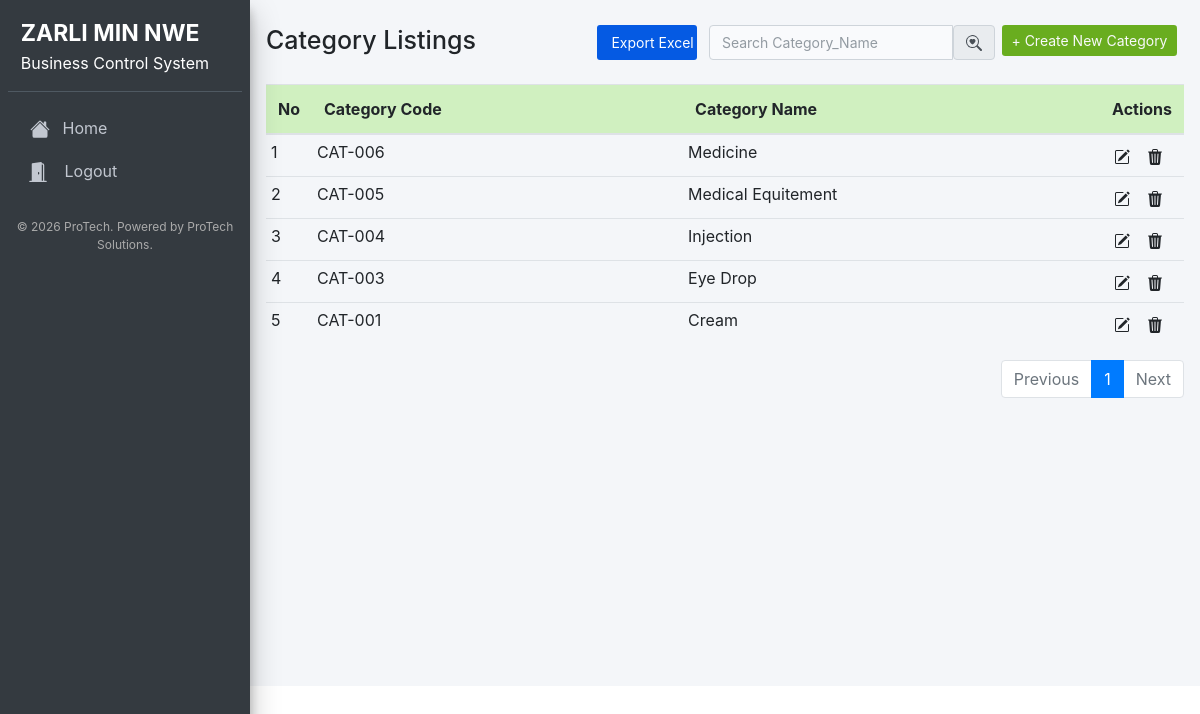
Screenshot of /category.php (signed in) with the database file from the repository.
### tables this page shows
CREATE TABLE `categories` (
  `id` int(11) NOT NULL,
  `categories_code` varchar(255) NOT NULL,
  `categories_name` varchar(255) NOT NULL
);

### category.php (the view, shortened to what this page needs)
<?php
require '../Config/config.php';
?>
<?php include 'header.php'; ?>
<?php
if (!empty($_GET['pageno'])) {
    $pageno = (int)$_GET['pageno'];
} else {
    $pageno = 1;
}
$numOfrecs = 10;
$offset = ($pageno - 1) * $numOfrecs;
if (empty($_POST['search'])) {
    $stmt = $pdo->prepare("SELECT COUNT(*) FROM categories");
    $stmt->execute();
    $total_rows = $stmt->fetchColumn();
    $total_pages = ceil($total_rows / $numOfrecs);
    $stmt = $pdo->prepare("SELECT * FROM categories ORDER BY id DESC LIMIT $offset, $numOfrecs");
    $stmt->execute();
    $result = $stmt->fetchAll();
}
?>
<div class="col-md-12 px-3">
  <div class="d-flex mt-4 mb-4 justify-content-between">
    <div>
      <h1 class="card-title">Category Listings</h1>
    </div>
    <div class="d-flex text-right">
      <div class="col">
        <a href="export_excel.php?table=categories&search=<?= urlencode($_POST['search'] ?? '') ?>" class="btn export-btn btn-sm">
          Export Excel
        </a>
      </div>
      <div class="ml-1">
        <form action="" method="post">
          <div class="input-group">
            <input type="text" class="form-control" placeholder="Search Category_Name" name="search">
            <button type="submit" class="input-group-text">
            </button>
          </div>
        </form>
      </div>
      <div class="col">
        <a href="category_add.php" class="btn btn-purple btn-sm text-light">+ Create New Category</a>
      </div>
    </div>
  </div>
  <div class="outer">
    <table class="table table-hover">
      <thead class="custom-thead">
        <tr>
          <th style="width:10px">No</th>
          <th>Category Code</th>
          <th>Category Name</th>
          <th style="width:40px;">Actions</th>
        </tr>
      </thead>
      <tbody>
        <?php
        if ($result) {
            $id = ($pageno - 1) * $numOfrecs + 1;
            foreach ($result as $value) {
        ?>
        <tr>
          <td><?= $id++; ?></td>
          <td><?= $value['categories_code']; ?></td>
          <td><?= $value['categories_name']; ?></td>
          <td>
            <div class="btn-group">
              <a href="category_edit.php?id=<?= $value['id']; ?>" class="btn btn-sm">
              </a>
              <a href="category_delete.php?id=<?= $value['id']; ?>" class="btn btn-sm delete-category">
              </a>
            </div>
          </td>
        </tr>
        <?php
            }
        }
        ?>
      </tbody>
    </table>
  </div>
  <nav>
    <ul class="pagination justify-content-end">
      <li class="page-item <?= ($pageno <= 1) ? 'disabled' : '' ?>">
        <a class="page-link" href="?pageno=<?= $pageno - 1 ?>">Previous</a>
      </li>
      <?php for ($i = 1; $i <= $total_pages; $i++) : ?>
        <li class="page-item <?= ($i == $pageno) ? 'active' : '' ?>">
          <a class="page-link" href="?pageno=<?= $i ?>"><?= $i ?></a>
        </li>
      <?php endfor; ?>
      <li class="page-item <?= ($pageno >= $total_pages) ? 'disabled' : '' ?>">
        <a class="page-link" href="?pageno=<?= $pageno + 1 ?>">Next</a>
      </li>
    </ul>
  </nav>
</div>

### header.php (style rules this page uses)
.card-title { font-size: 25px; font-weight: 500; }
.btn-purple { background-color: rgba(105, 173, 31, 1) !important; }
.export-btn { color: white; background-color: #055ae3; padding: 6px 13px; border-radius: 3px; width: 100px; }
.table thead.custom-thead th { background-color: #d0f0c0; }
.table td, .table tr { padding: 5px; }
.form-control { height: 35px; font-size: 14px; background-color: rgba(255, 255, 255, 0.5); }

### rows the page displays
categories: categories_code "CAT-006", categories_name "Medicine"
categories: categories_code "CAT-005", categories_name "Medical Equitement"
categories: categories_code "CAT-004", categories_name "Injection"
categories: categories_code "CAT-003", categories_name "Eye Drop"
categories: categories_code "CAT-001", categories_name "Cream"
